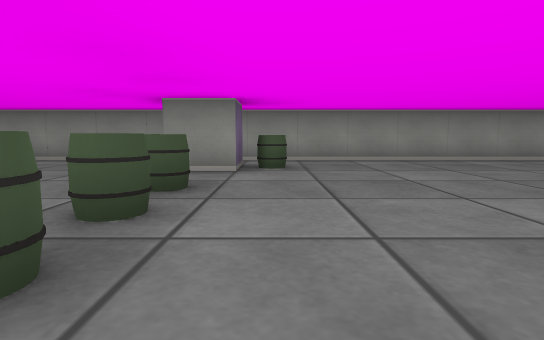
[1] (above)

17 first-person views from a walk through a cub3D ray-caster map. The camera is about half as high as the walls, tilts 6° down and sees 80° across. The floor is counted in squares. Each view is taken from the middle of a square. On the plan, view 1 faces up. The plan holds only what a view shows up to about 9 squares ahead; the rest is blank.

[2]
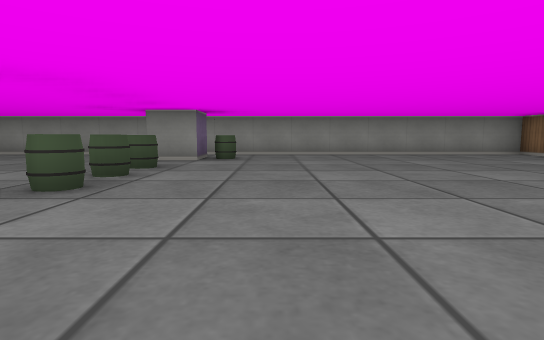

[3]
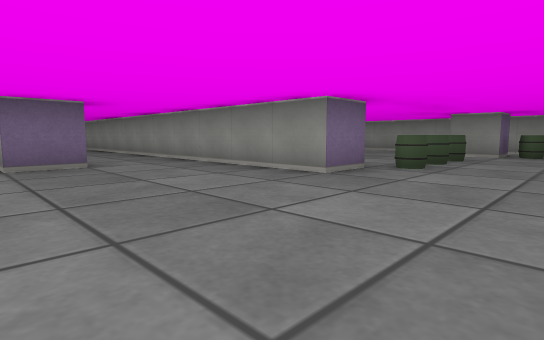

[4]
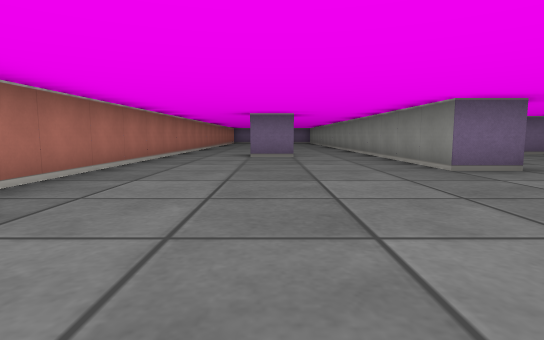

[5]
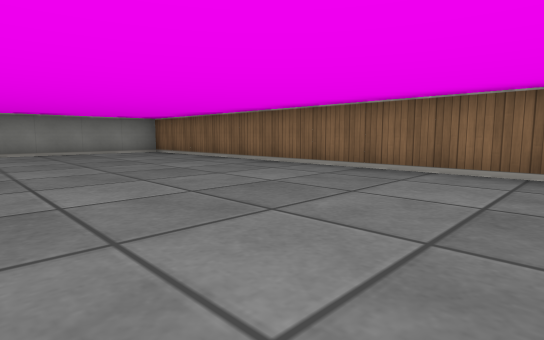

[6]
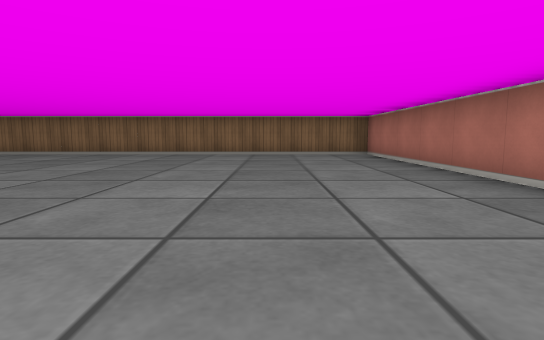

[7]
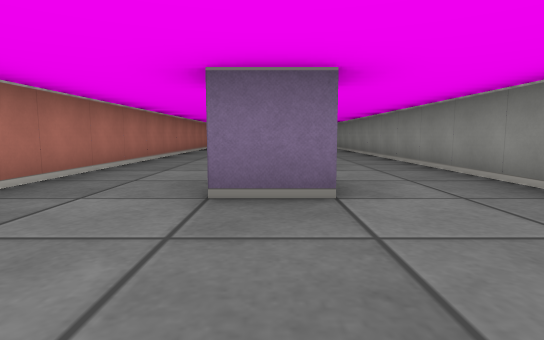

[8]
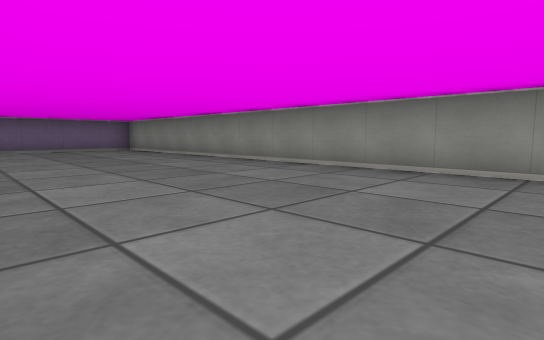

[9]
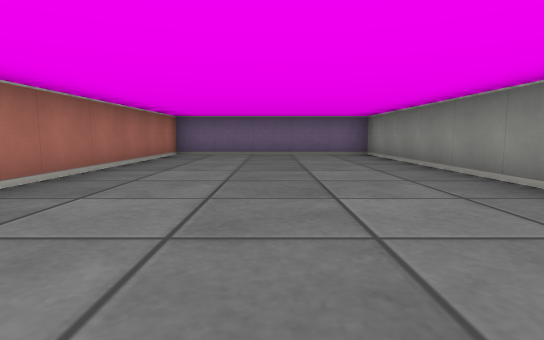

[10]
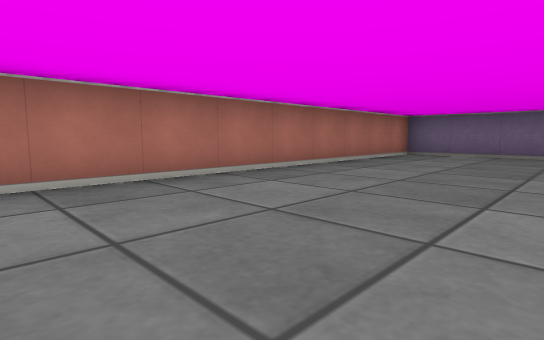

[11]
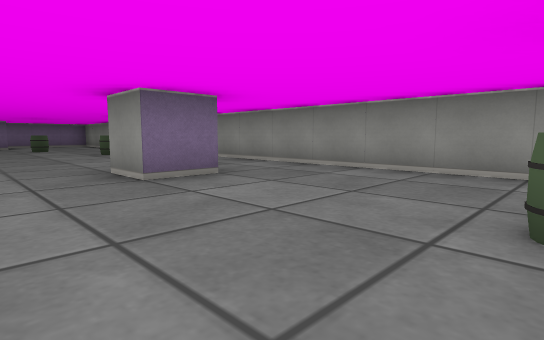

[12]
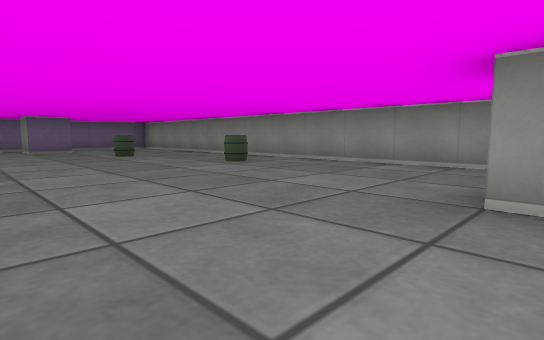

[13]
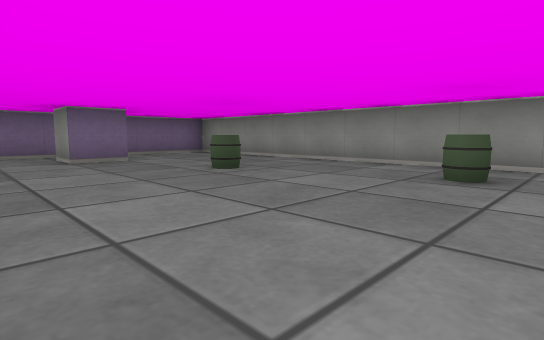

[14]
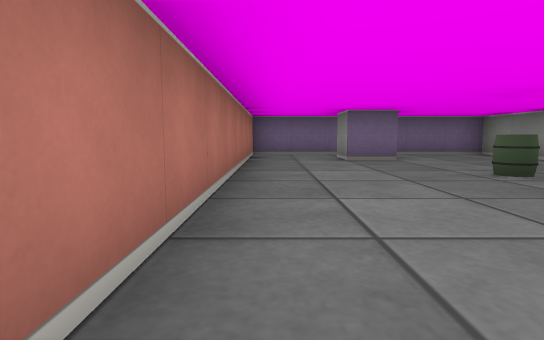

[15]
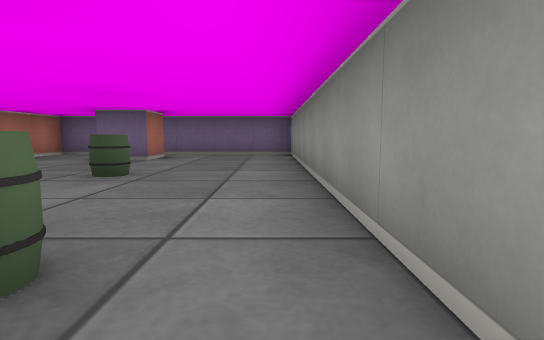

[16]
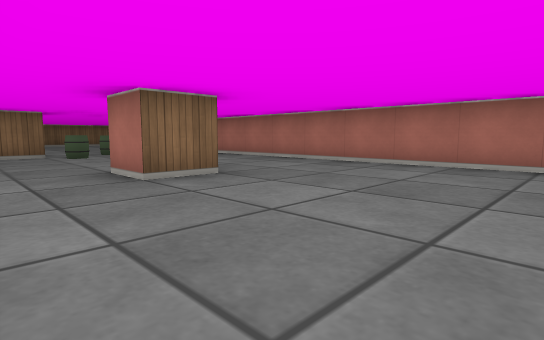

[17]
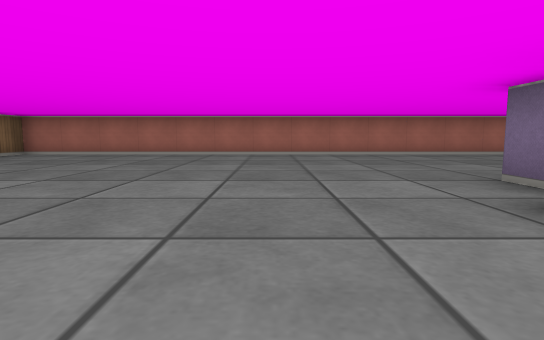

### Floor plan
Points are (right, up) in squares from view 1. A wall is a line through its corners. A room is listed if a view was taken in it or the views show most of it. See-through windows are left out.
Room 1 (views 1, 2, 3, 4, 5, 6, 7, 8, 9, 10, 11, 12, 13, 14, 15, 16, 17)
walls: (-5.5, 3.5) (-6.5, 3.5) (-6.5, 4.5) (-5.5, 4.5) (-5.5, 3.5); (-4.5, -2.4) (-4.5, -3.5); (-1.5, 0.6) (-1.5, -0.5) (-18.5, -0.5) (-18.5, -5.5) (7.5, -5.5) (7.5, 6.5) (-18.5, 6.5) (-18.5, 0.5) (-2.6, 0.5); (-0.5, 5.5) (-0.5, 4.5) (-1.5, 4.5) (-1.5, 5.2); (-17.5, 3.5) (-16.5, 3.5) (-16.5, 2.5) (-17.5, 2.5)
objects: barrel (-14, 4); barrel (-11, 5); barrel (-2, 4); barrel (-1, 1); barrel (-1, 2); barrel (-1, 3); barrel (0, 5)

Positions as (right, up) in squares from view 1, and headings:
1: (0, 0), facing up
2: (1, -2), facing up
3: (1, -4), facing up-left
4: (3, -3), facing left
5: (3, -3), facing up-right
6: (-1, -3), facing right
7: (-2, -3), facing left
8: (-7, -5), facing up-left
9: (-10, -3), facing left
10: (-10, -2), facing down-left
11: (-2, 2), facing up-left
12: (-6, 1), facing up-left
13: (-10, 1), facing up-left
14: (-10, 1), facing left
15: (-10, 6), facing left
16: (-10, 6), facing down-right
17: (1, 3), facing down
